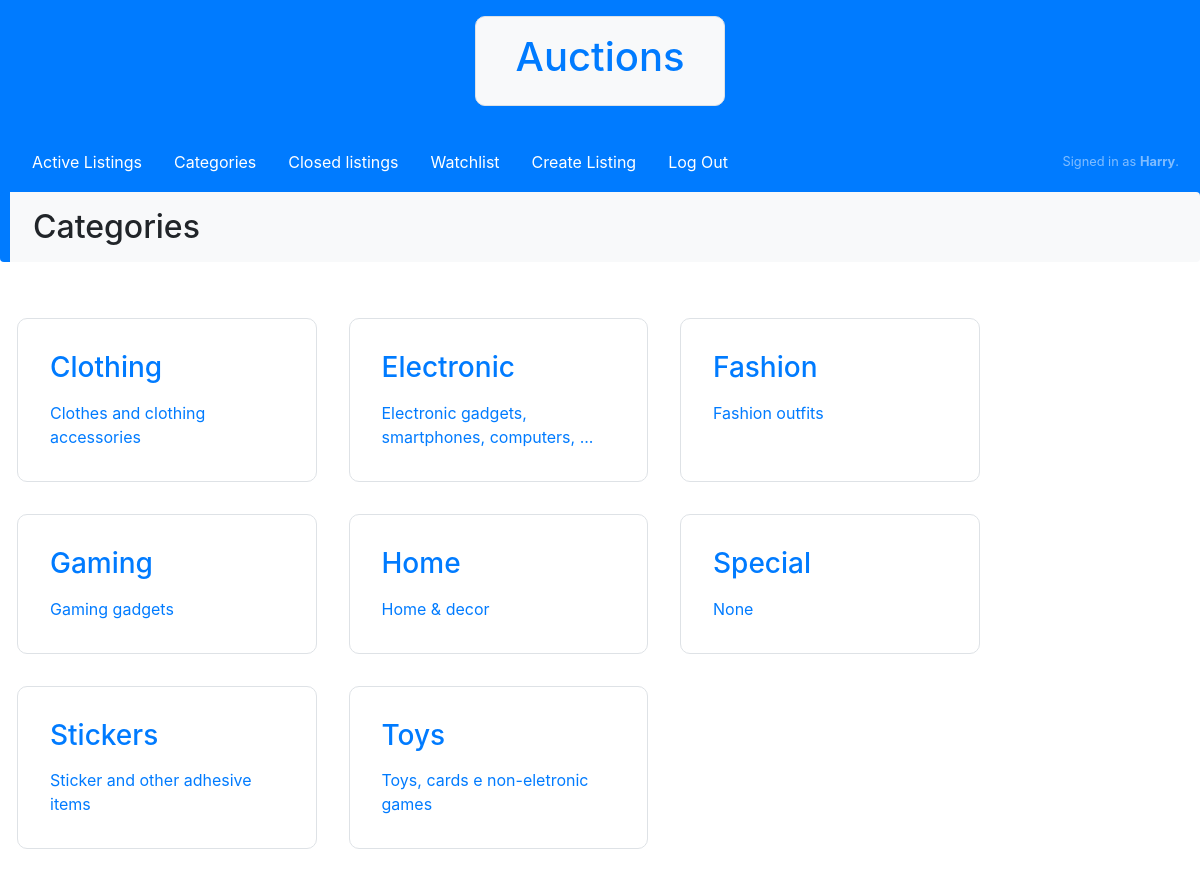
The app's page /categories/ (signed in) with its own data.
### auctions/models.py (models this page shows, shortened)
class User(AbstractUser):
    watchlist = models.ManyToManyField('Listing', null=True, blank=True)

class Category(models.Model):
    title = models.CharField(max_length=200, help_text='Enter the title of the category')
    description = models.TextField(max_length=1000, help_text='Enter a brief description of the listing', null=True, blank=True)
    class Meta:
        ordering = ['title']

### auctions/views.py (the view)
# urls.py: path("categories/", views.categories, name="categories"),
def categories(request):
    categories = Category.objects.all()
    return render(request, "auctions/categories.html",{
        'categories': categories
    })

### auctions/templates/auctions/categories.html (shortened to what this page needs)
{% extends "auctions/layout.html" %}
{% block body %}
    <div class="row m-0 mb-4 p-2 pt-3 border-left rounded border-primary bg-light">
        <h2 class="col">Categories</h2>
    </div>
    <div class="p-3">
        {% if categories %}
            <ul class="list-unstyled row">
                {% for category in categories %}
                <li class="col-md-3 media d-flex m-3 p-3 rounded border">
                    <a href="{% url 'category' category.pk %}">
                        <h3 class="m-3">{{ category.title }} </h3>
                        <p class="m-3"> {{category.description}} </p>
                    </a>
                </li>
                {% endfor %}
            </ul>
        {% else %}
            <p>There are no categories.</p>
        {% endif %}
    </div>
{% endblock %}

### auctions/templates/auctions/layout.html (shortened to what this page needs)
{% load static %}
<!DOCTYPE html>
<html lang="en">
    <head>
        <link rel="stylesheet" href="https://stackpath.bootstrapcdn.com/bootstrap/4.4.1/css/bootstrap.min.css">
        <link rel="stylesheet" href="{% static 'auctions/styles.css' %}">
    </head>
    <body>
        <div class="border-primary bg-primary">
            <div class="row m-0 no-wrap">
                <span class="col m-3"></span>
                <div class="m-3 pr-4 pl-4 border rounded bg-light">
                    <h1 class="text-primary text-center p-3">Auctions</h1>
                </div>
                <span class="col m-3"></span>
            </div>
            <nav class="navbar sticky-top navbar-dark bg-transparent">
                <ul class="navbar-nav">
                    <li class="nav-item">
                        <a class="nav-link" href="{% url 'index' %}">Active Listings</a>
                    </li>
                    <li class="nav-item">
                        <a class="nav-link" href="{% url 'categories' %}">Categories</a>
                    </li>
                    <li class="nav-item">
                        <a class="nav-link" href="{% url 'closed' %}">Closed listings</a>
                    </li>
                    {% if user.is_authenticated %}
                        <li class="nav-item">
                            <a class="nav-link" href="{% url 'watchlist' %}">Watchlist</a>
                        </li>
                        <li class="nav-item">
                            <a class="nav-link" href="{% url 'create' %}">Create Listing</a>
                        </li>
                        <li class="nav-item">
                            <a class="nav-link" href="{% url 'logout' %}">Log Out</a>
                        </li>
                    {% endif %}
                </ul>
                <span class="row navbar-text d-flex">
                    {% if user.is_authenticated %}
                        <p class="col nav-link text-center m-1 small"> Signed in as <strong>{{ user.username }}</strong>. </p>
                    {% else %}
                        Not signed in.
                    {% endif %}
                </span>
            </nav>
        </div>
        {% block body %}
        {% endblock %}
    </body>
</html>

### auctions/static/auctions/styles.css (style rules this page uses)
html, body { font-family: Ubuntu, -apple-system, BlinkMacSystemFont, 'Segoe UI', Roboto, Oxygen, Cantarell, 'Open Sans', 'Helvetica Neue', sans-serif; }
.border { border-radius: 10px !important; }
.border-left { border-left-width: 10px !important; margin-top: -10px !important; z-index: -100 !important; }
a { height: 100%; width: 100%; }
nav { min-height: 5rem; }
.navbar-nav { flex-direction: row; flex-wrap: wrap; }
.nav-item { margin: 0 1rem; }
.navbar-dark .navbar-nav .nav-link { color: rgb(255, 255, 255); }
.list-unstyled li * { text-decoration: none; }

### records on screen
User: username "Harry"
Category: title "Clothing", description "Clothes and clothing accessories"
Category: title "Electronic", description "Electronic gadgets, smartphones, computers, ..."
Category: title "Fashion", description "Fashion outfits"
Category: title "Gaming", description "Gaming gadgets"
Category: title "Home", description "Home & decor"
Category: title "Special", description "None"
Category: title "Stickers", description "Sticker and other adhesive items"
Category: title "Toys", description "Toys, cards e non-eletronic games"
